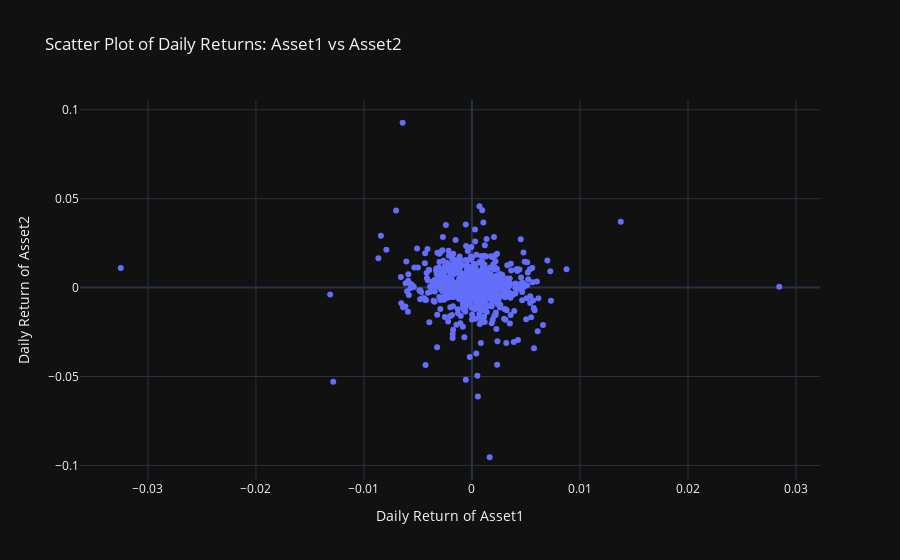

Source (notebook cell):
### Markdown cell above
<h2 style="color: #FF6347;">Scatter Plot between the Returns of Two Assets.</h2>
<h3 style="color: #FF6347;">-- Insert your code here --</h3>

### Code cell
fig = px.scatter(
    returns,
    x="Asset1",
    y="Asset2",
    title="Scatter Plot of Daily Returns: Asset1 vs Asset2",
    labels={"Asset1": "Daily Return of Asset1", "Asset2": "Daily Return of Asset2"},
    template="plotly_dark"
)
fig.show()

### Figure 1 — Plotly figure (JSON) as saved in the notebook; plotly's stock layout.template omitted (floating-point values rounded to 4 significant figures; data arrays with more than 128 entries replaced by an {"elided": "..."} marker saying what was removed)
{"data": [{"hovertemplate": "Daily Return of Asset1=%{x}<br>Daily Return of Asset2=%{y}<extra></extra>", "legendgroup": "", "marker": {"color": "#636efa", "symbol": "circle"}, "mode": "markers", "name": "", "orientation": "v", "showlegend": false, "type": "scatter", "x": {"elided": "782 float values"}, "xaxis": "x", "y": {"elided": "782 float values"}, "yaxis": "y"}], "layout": {"legend": {"tracegroupgap": 0}, "title": {"text": "Scatter Plot of Daily Returns: Asset1 vs Asset2"}, "xaxis": {"anchor": "y", "domain": [0, 1], "title": {"text": "Daily Return of Asset1"}}, "yaxis": {"anchor": "x", "domain": [0, 1], "title": {"text": "Daily Return of Asset2"}}}}
